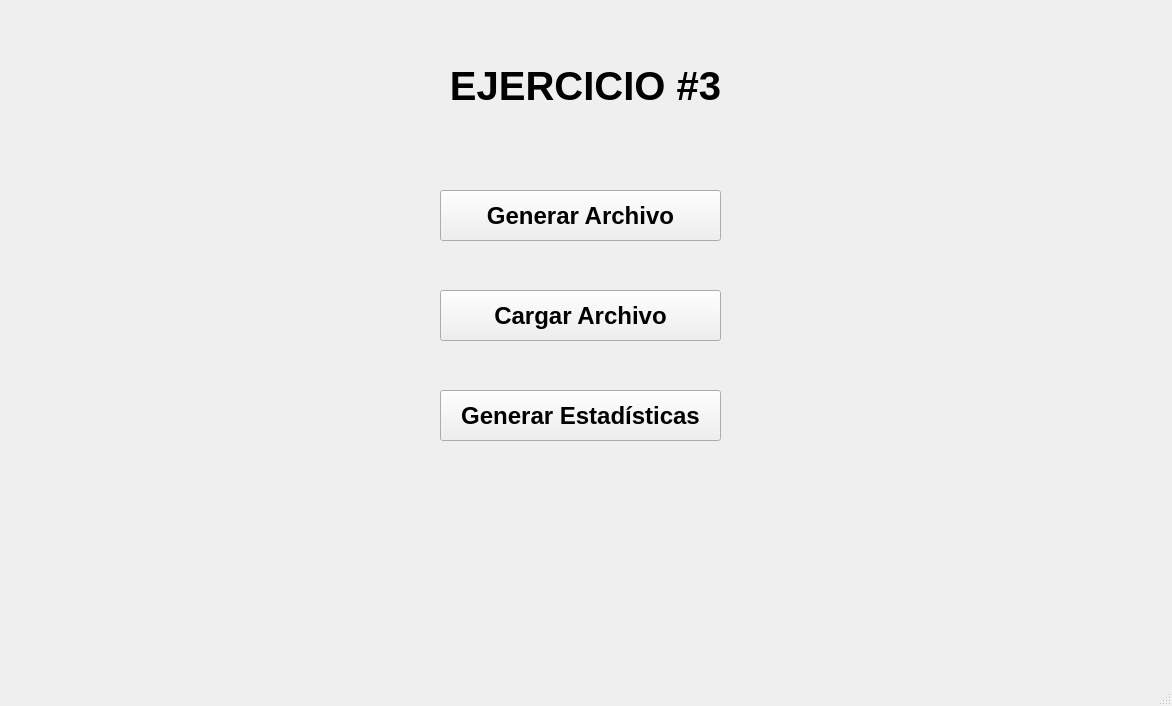
<?xml version="1.0" encoding="UTF-8"?>
<ui version="4.0">
 <class>cframe</class>
 <widget class="QMainWindow" name="cframe">
  <property name="geometry">
   <rect>
    <x>0</x>
    <y>0</y>
    <width>1172</width>
    <height>706</height>
   </rect>
  </property>
  <property name="windowTitle">
   <string>cframe</string>
  </property>
  <widget class="QWidget" name="centralwidget">
   <widget class="QStackedWidget" name="stackedWidget">
    <property name="geometry">
     <rect>
      <x>0</x>
      <y>0</y>
      <width>1171</width>
      <height>651</height>
     </rect>
    </property>
    <property name="currentIndex">
     <number>3</number>
    </property>
    <widget class="QWidget" name="page">
     <widget class="QLabel" name="label">
      <property name="geometry">
       <rect>
        <x>450</x>
        <y>0</y>
        <width>401</width>
        <height>101</height>
       </rect>
      </property>
      <property name="font">
       <font>
        <pointsize>22</pointsize>
       </font>
      </property>
      <property name="text">
       <string>LABORATORIO #7</string>
      </property>
     </widget>
     <widget class="QPushButton" name="pushButton">
      <property name="geometry">
       <rect>
        <x>480</x>
        <y>170</y>
        <width>171</width>
        <height>51</height>
       </rect>
      </property>
      <property name="text">
       <string>EJERCICIO 1</string>
      </property>
     </widget>
     <widget class="QPushButton" name="pushButton_2">
      <property name="geometry">
       <rect>
        <x>480</x>
        <y>310</y>
        <width>171</width>
        <height>51</height>
       </rect>
      </property>
      <property name="text">
       <string>EJERCICIO 2</string>
      </property>
     </widget>
     <widget class="QPushButton" name="pushButton_3">
      <property name="geometry">
       <rect>
        <x>480</x>
        <y>440</y>
        <width>171</width>
        <height>51</height>
       </rect>
      </property>
      <property name="text">
       <string>EJERCICIO 3</string>
      </property>
     </widget>
     <widget class="QPushButton" name="pushButton_4">
      <property name="geometry">
       <rect>
        <x>1020</x>
        <y>600</y>
        <width>141</width>
        <height>41</height>
       </rect>
      </property>
      <property name="text">
       <string>SALIR</string>
      </property>
     </widget>
    </widget>
    <widget class="QWidget" name="page_2">
     <widget class="QPushButton" name="generar_reporte">
      <property name="geometry">
       <rect>
        <x>490</x>
        <y>320</y>
        <width>171</width>
        <height>51</height>
       </rect>
      </property>
      <property name="font">
       <font>
        <pointsize>10</pointsize>
        <bold>true</bold>
       </font>
      </property>
      <property name="text">
       <string>GENERAR REPORTE </string>
      </property>
     </widget>
     <widget class="QLabel" name="label_2">
      <property name="geometry">
       <rect>
        <x>430</x>
        <y>50</y>
        <width>311</width>
        <height>61</height>
       </rect>
      </property>
      <property name="font">
       <font>
        <pointsize>30</pointsize>
        <bold>true</bold>
       </font>
      </property>
      <property name="text">
       <string>EJERCICIO #1</string>
      </property>
     </widget>
    </widget>
    <widget class="QWidget" name="page_3">
     <widget class="QSpinBox" name="SPB_Codigo">
      <property name="geometry">
       <rect>
        <x>540</x>
        <y>240</y>
        <width>191</width>
        <height>41</height>
       </rect>
      </property>
     </widget>
     <widget class="QPushButton" name="botonActualizar">
      <property name="geometry">
       <rect>
        <x>440</x>
        <y>340</y>
        <width>211</width>
        <height>41</height>
       </rect>
      </property>
      <property name="font">
       <font>
        <pointsize>18</pointsize>
        <bold>true</bold>
       </font>
      </property>
      <property name="cursor">
       <cursorShape>PointingHandCursor</cursorShape>
      </property>
      <property name="text">
       <string>Actualizar</string>
      </property>
     </widget>
     <widget class="QPushButton" name="botonCargarProductos">
      <property name="geometry">
       <rect>
        <x>750</x>
        <y>460</y>
        <width>151</width>
        <height>31</height>
       </rect>
      </property>
      <property name="font">
       <font>
        <pointsize>12</pointsize>
        <bold>true</bold>
       </font>
      </property>
      <property name="cursor">
       <cursorShape>PointingHandCursor</cursorShape>
      </property>
      <property name="text">
       <string>Cargar Archivo</string>
      </property>
     </widget>
     <widget class="QLabel" name="label1_3">
      <property name="geometry">
       <rect>
        <x>330</x>
        <y>40</y>
        <width>451</width>
        <height>71</height>
       </rect>
      </property>
      <property name="font">
       <font>
        <pointsize>30</pointsize>
        <bold>true</bold>
       </font>
      </property>
      <property name="text">
       <string>EJERCICIO #2</string>
      </property>
      <property name="alignment">
       <set>Qt::AlignmentFlag::AlignCenter</set>
      </property>
     </widget>
     <widget class="QLabel" name="label_6">
      <property name="geometry">
       <rect>
        <x>370</x>
        <y>240</y>
        <width>151</width>
        <height>41</height>
       </rect>
      </property>
      <property name="font">
       <font>
        <pointsize>20</pointsize>
        <bold>true</bold>
       </font>
      </property>
      <property name="text">
       <string>Código:</string>
      </property>
      <property name="alignment">
       <set>Qt::AlignmentFlag::AlignRight|Qt::AlignmentFlag::AlignTrailing|Qt::AlignmentFlag::AlignVCenter</set>
      </property>
     </widget>
     <widget class="QPushButton" name="botonCargarProductos_2">
      <property name="geometry">
       <rect>
        <x>210</x>
        <y>460</y>
        <width>151</width>
        <height>31</height>
       </rect>
      </property>
      <property name="font">
       <font>
        <pointsize>12</pointsize>
        <bold>true</bold>
       </font>
      </property>
      <property name="cursor">
       <cursorShape>PointingHandCursor</cursorShape>
      </property>
      <property name="text">
       <string>Archivo de Prueba</string>
      </property>
     </widget>
    </widget>
    <widget class="QWidget" name="page_4">
     <widget class="QPushButton" name="botonCargarArchivo">
      <property name="geometry">
       <rect>
        <x>440</x>
        <y>290</y>
        <width>281</width>
        <height>51</height>
       </rect>
      </property>
      <property name="font">
       <font>
        <pointsize>18</pointsize>
        <bold>true</bold>
       </font>
      </property>
      <property name="cursor">
       <cursorShape>PointingHandCursor</cursorShape>
      </property>
      <property name="text">
       <string>Cargar Archivo</string>
      </property>
     </widget>
     <widget class="QPushButton" name="botonGenerar3">
      <property name="geometry">
       <rect>
        <x>440</x>
        <y>190</y>
        <width>281</width>
        <height>51</height>
       </rect>
      </property>
      <property name="font">
       <font>
        <pointsize>18</pointsize>
        <bold>true</bold>
       </font>
      </property>
      <property name="cursor">
       <cursorShape>PointingHandCursor</cursorShape>
      </property>
      <property name="text">
       <string>Generar Archivo</string>
      </property>
     </widget>
     <widget class="QPushButton" name="botonEstadisticas">
      <property name="geometry">
       <rect>
        <x>440</x>
        <y>390</y>
        <width>281</width>
        <height>51</height>
       </rect>
      </property>
      <property name="font">
       <font>
        <pointsize>18</pointsize>
        <bold>true</bold>
       </font>
      </property>
      <property name="cursor">
       <cursorShape>PointingHandCursor</cursorShape>
      </property>
      <property name="text">
       <string>Generar Estadísticas</string>
      </property>
     </widget>
     <widget class="QLabel" name="label1_4">
      <property name="geometry">
       <rect>
        <x>360</x>
        <y>50</y>
        <width>451</width>
        <height>71</height>
       </rect>
      </property>
      <property name="font">
       <font>
        <pointsize>30</pointsize>
        <bold>true</bold>
       </font>
      </property>
      <property name="text">
       <string>EJERCICIO #3</string>
      </property>
      <property name="alignment">
       <set>Qt::AlignmentFlag::AlignCenter</set>
      </property>
     </widget>
    </widget>
   </widget>
  </widget>
  <widget class="QMenuBar" name="menubar">
   <property name="geometry">
    <rect>
     <x>0</x>
     <y>0</y>
     <width>1172</width>
     <height>25</height>
    </rect>
   </property>
  </widget>
  <widget class="QStatusBar" name="statusbar"/>
 </widget>
 <resources/>
 <connections/>
</ui>
